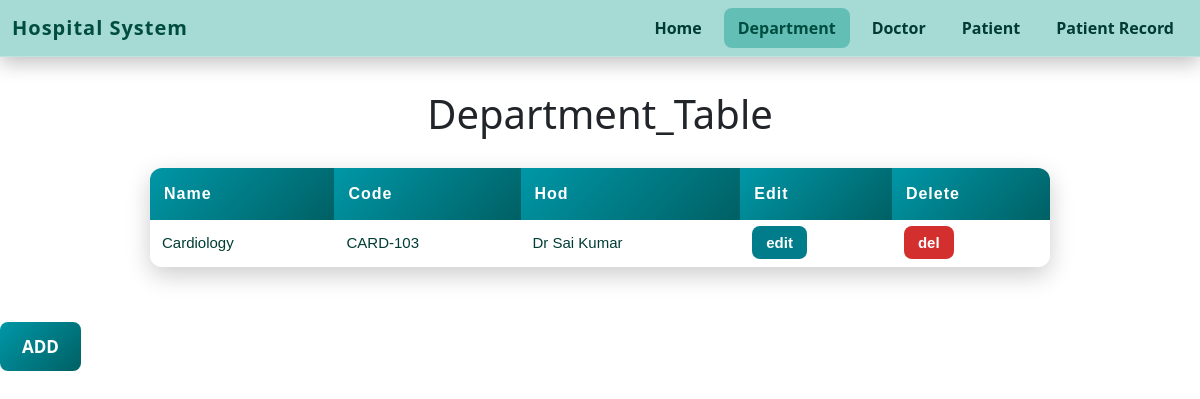
Before: /department/ with the older database file.
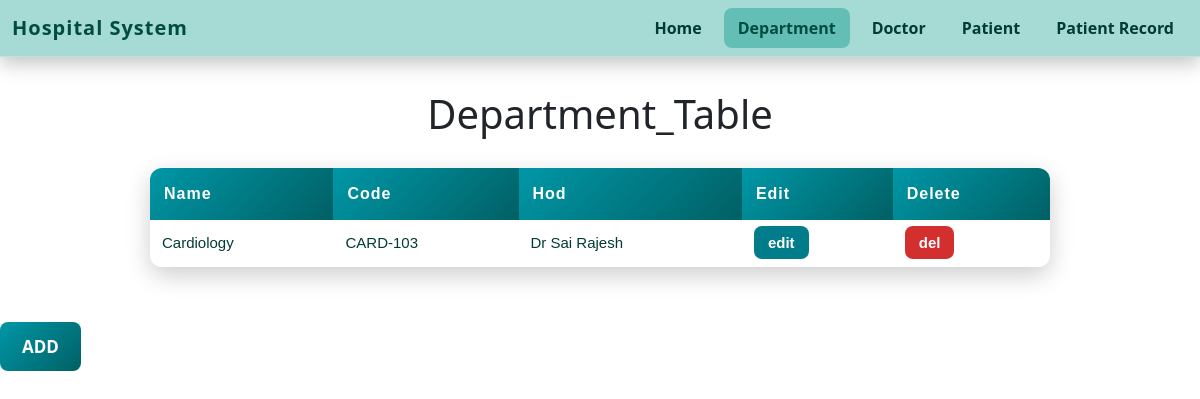
After: the same page with the newer database file.
### app1/models.py (models this page shows, shortened)
class department_model(models.Model):
    name = models.CharField(max_length=50)
    code = models.CharField(max_length=50)
    hod = models.CharField(max_length=50)

### app1/views.py (the view)
# urls.py: path("department/", department_details, name="department_list"),
def department_details(requst):
    data = department_model.objects.all()
    content={
        "data":data,
    }
    return render(requst,'frontend_app1/department_table.html',content)

### templates/frontend_app1/department_table.html (shortened to what this page needs)
<!DOCTYPE html>
<html lang="en">
<head>
    <link href="https://cdn.jsdelivr.net/npm/bootstrap@5.3.0/dist/css/bootstrap.min.css" rel="stylesheet">
</head>
<body>
    <nav class="navbar navbar-expand-lg navbar-glass fixed-top">
  <div class="container-fluid">
    <a class="navbar-brand" href="{% url 'home' %}">Hospital System</a>
    <div class="collapse navbar-collapse" id="navmenu">
      <ul class="navbar-nav ms-auto">
        <li class="nav-item">
          <a class="nav-link {% if request.path == '/' %}active{% endif %}"
             href="{% url 'home' %}">Home</a>
        </li>
        <li class="nav-item">
          <a class="nav-link {% if 'department' in request.path %}active{% endif %}"
             href="{% url 'department_list' %}">Department</a>
        </li>
        <li class="nav-item">
          <a class="nav-link {% if 'doctor' in request.path %}active{% endif %}"
             href="{% url 'doctor_list' %}">Doctor</a>
        </li>
        <li class="nav-item">
          <a class="nav-link {% if 'patient_list' in request.path %}active{% endif %}"
             href="{% url 'patient_list' %}">Patient</a>
        </li>
        <li class="nav-item">
          <a class="nav-link {% if 'patient_record' in request.path %}active{% endif %}"
             href="{% url 'patient_record_list' %}">Patient Record</a>
        </li>
      </ul>
    </div>
  </div>
</nav>
   <table>
  <h1>Department_Table</h1>
  <tr>
      <th>Name</th>
      <th>Code</th>
      <th>Hod</th>
      <th>Edit</th>
      <th>Delete</th>
  </tr>
  {% for i in data %}
  <tr>
      <td>{{ i.name }}</td>
      <td>{{ i.code }}</td>
      <td>{{ i.hod }}</td>
      <td>
        <a href="{% url 'verify_user' 'department' 'update'  i.id %}" class="btn-edit">
          edit
        </a>
      </td>
      <td>
        <a href="{% url 'verify_user' 'department' 'delete'  i.id %}" class="btn-del">
          del
        </a>
      </td>
  </tr>
  {% endfor %}
</table>
<a href="{% url 'department_add' %}" class="btn-add">ADD</a>
</body>
</html>

Changed rows visible on the page:
changed department_model "Cardiology": hod "Dr Sai Kumar" → "Dr Sai Rajesh"
